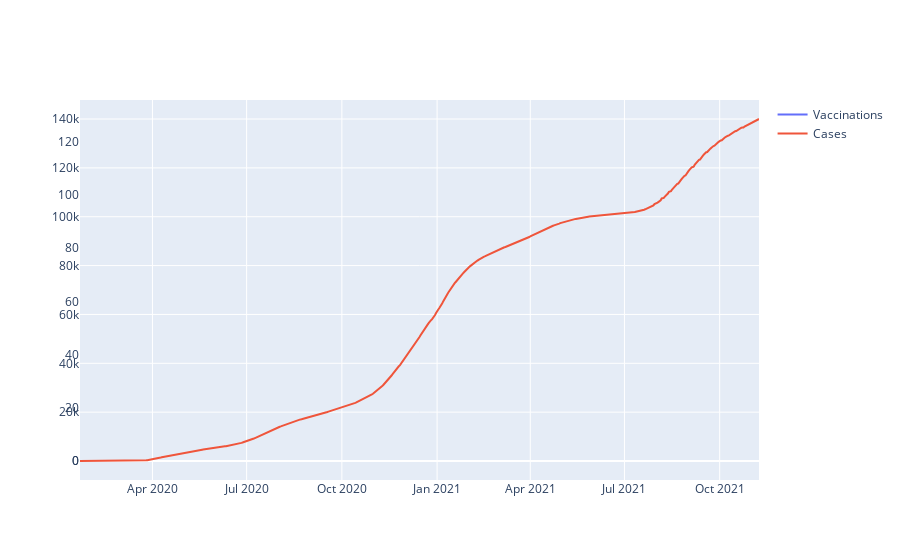

The cell this chart's notebook holds for it:
### Code cell
country_df = df[df["location"] == "United States"]
# Create figure
fig = go.Figure()

fig.add_trace(
    go.Scatter(x=list(country_df.date), y=list(country_df.total_vaccinations_per_hundred), yaxis="y1", name="Vaccinations"))


fig.add_trace(
    go.Scatter(x=list(country_df.date), y=list(country_df.total_cases_per_million), yaxis="y2", name="Cases"))

### Figure 1 — Plotly figure (JSON) as saved in the notebook; plotly's stock layout.template omitted (floating-point values rounded to 4 significant figures; data arrays with more than 128 entries replaced by an {"elided": "..."} marker saying what was removed)
{"data": [{"name": "Vaccinations", "type": "scatter", "x": {"elided": "657 str values"}, "y": {"elided": "657 float values"}, "yaxis": "y"}, {"name": "Cases", "type": "scatter", "x": {"elided": "657 str values"}, "y": {"elided": "657 float values"}, "yaxis": "y2"}], "layout": {}}
